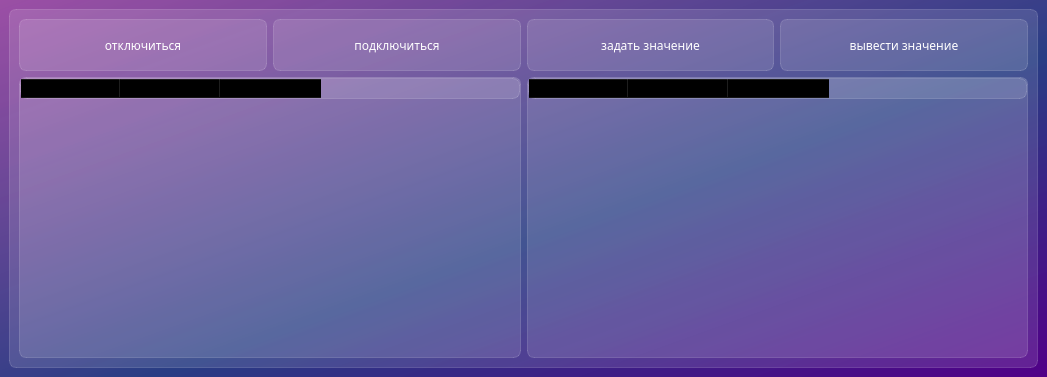
<?xml version="1.0" encoding="UTF-8"?>
<ui version="4.0">
 <class>MainWindow</class>
 <widget class="QMainWindow" name="MainWindow">
  <property name="geometry">
   <rect>
    <x>0</x>
    <y>0</y>
    <width>1047</width>
    <height>377</height>
   </rect>
  </property>
  <property name="minimumSize">
   <size>
    <width>819</width>
    <height>0</height>
   </size>
  </property>
  <property name="windowTitle">
   <string>modbus</string>
  </property>
  <property name="styleSheet">
   <string notr="true">background-color: qlineargradient(spread:pad, x1:1, y1:1, x2:0, y2:0, stop:0 rgba(81, 0, 135, 255), stop:0.427447 rgba(41, 61, 132, 235), stop:1 rgba(155, 79, 165, 255));
font-family: Noto Sans SC;</string>
  </property>
  <widget class="QWidget" name="centralwidget">
   <layout class="QVBoxLayout" name="verticalLayout_3">
    <item>
     <widget class="QFrame" name="balance_frame">
      <property name="styleSheet">
       <string notr="true">background-color: rgba(255,255,255, 30);
border: 1px solid rgba(255,255,255,40);
border-radius: 7px;</string>
      </property>
      <layout class="QVBoxLayout" name="verticalLayout_2">
       <item>
        <layout class="QVBoxLayout" name="verticalLayout_4">
         <item>
          <layout class="QHBoxLayout" name="horizontalLayout_3">
           <item>
            <widget class="QPushButton" name="pushButton_disconnect">
             <property name="styleSheet">
              <string notr="true">QPushButton{
color: white;
background-color: rgba(255,255,255,30);
border: 1px solid rgba(255,255,255,40);
border-radius: 7px;
width: 230px;
height: 50 px;
}
QPushButton:hover {
background-color: rgba(255,255,255,30);
}
QPushButton:pressed{
background-color: rgba(255,255,255,70);
}</string>
             </property>
             <property name="text">
              <string>отключиться</string>
             </property>
             <property name="icon">
              <iconset>
               <normaloff>../DesignProject/icons/cancel_24dp_FILL0_wght400_GRAD0_opsz24.svg</normaloff>../DesignProject/icons/cancel_24dp_FILL0_wght400_GRAD0_opsz24.svg</iconset>
             </property>
            </widget>
           </item>
           <item>
            <widget class="QPushButton" name="pushButton_connect">
             <property name="styleSheet">
              <string notr="true">QPushButton{
color: white;
background-color: rgba(255,255,255,30);
border: 1px solid rgba(255,255,255,40);
border-radius: 7px;
width: 230px;
height: 50 px;
}
QPushButton:hover {
background-color: rgba(255,255,255,30);
}
QPushButton:pressed{
background-color: rgba(255,255,255,70);
}</string>
             </property>
             <property name="text">
              <string>подключиться</string>
             </property>
             <property name="icon">
              <iconset>
               <normaloff>../DesignProject/icons/wifi_24dp_FILL0_wght400_GRAD0_opsz24.svg</normaloff>../DesignProject/icons/wifi_24dp_FILL0_wght400_GRAD0_opsz24.svg</iconset>
             </property>
            </widget>
           </item>
           <item>
            <widget class="QPushButton" name="pushButton_add">
             <property name="styleSheet">
              <string notr="true">QPushButton{
color: white;
background-color: rgba(255,255,255,30);
border: 1px solid rgba(255,255,255,40);
border-radius: 7px;
width: 230px;
height: 50 px;
}
QPushButton:hover {
background-color: rgba(255,255,255,30);
}
QPushButton:pressed{
background-color: rgba(255,255,255,70);
}</string>
             </property>
             <property name="text">
              <string>задать значение</string>
             </property>
             <property name="icon">
              <iconset>
               <normaloff>../DesignProject/icons/add_circle_24dp_FILL0_wght400_GRAD0_opsz24.svg</normaloff>../DesignProject/icons/add_circle_24dp_FILL0_wght400_GRAD0_opsz24.svg</iconset>
             </property>
            </widget>
           </item>
           <item>
            <widget class="QPushButton" name="pushButton_add_2">
             <property name="styleSheet">
              <string notr="true">QPushButton{
color: white;
background-color: rgba(255,255,255,30);
border: 1px solid rgba(255,255,255,40);
border-radius: 7px;
width: 230px;
height: 50 px;
}
QPushButton:hover {
background-color: rgba(255,255,255,30);
}
QPushButton:pressed{
background-color: rgba(255,255,255,70);
}</string>
             </property>
             <property name="text">
              <string>вывести значение</string>
             </property>
             <property name="icon">
              <iconset>
               <normaloff>../DesignProject/icons/add_circle_24dp_FILL0_wght400_GRAD0_opsz24.svg</normaloff>../DesignProject/icons/add_circle_24dp_FILL0_wght400_GRAD0_opsz24.svg</iconset>
             </property>
            </widget>
           </item>
          </layout>
         </item>
         <item>
          <layout class="QVBoxLayout" name="verticalLayout">
           <item>
            <layout class="QHBoxLayout" name="horizontalLayout"/>
           </item>
           <item>
            <layout class="QHBoxLayout" name="horizontalLayout_2">
             <item>
              <widget class="QTableWidget" name="tableWidget_zapis">
               <property name="horizontalScrollBarPolicy">
                <enum>Qt::ScrollBarAlwaysOff</enum>
               </property>
               <property name="editTriggers">
                <set>QAbstractItemView::NoEditTriggers</set>
               </property>
               <property name="tabKeyNavigation">
                <bool>false</bool>
               </property>
               <property name="showDropIndicator" stdset="0">
                <bool>false</bool>
               </property>
               <column>
                <property name="text">
                 <string>name</string>
                </property>
               </column>
               <column>
                <property name="text">
                 <string>value</string>
                </property>
               </column>
               <column>
                <property name="text">
                 <string>type</string>
                </property>
               </column>
              </widget>
             </item>
             <item>
              <widget class="QTableWidget" name="tableWidget_2">
               <property name="horizontalScrollBarPolicy">
                <enum>Qt::ScrollBarAlwaysOff</enum>
               </property>
               <property name="editTriggers">
                <set>QAbstractItemView::NoEditTriggers</set>
               </property>
               <property name="tabKeyNavigation">
                <bool>false</bool>
               </property>
               <property name="showDropIndicator" stdset="0">
                <bool>false</bool>
               </property>
               <column>
                <property name="text">
                 <string>name</string>
                </property>
               </column>
               <column>
                <property name="text">
                 <string>value</string>
                </property>
               </column>
               <column>
                <property name="text">
                 <string>type</string>
                </property>
               </column>
              </widget>
             </item>
            </layout>
           </item>
          </layout>
         </item>
        </layout>
       </item>
      </layout>
     </widget>
    </item>
   </layout>
  </widget>
 </widget>
 <resources/>
 <connections/>
</ui>
